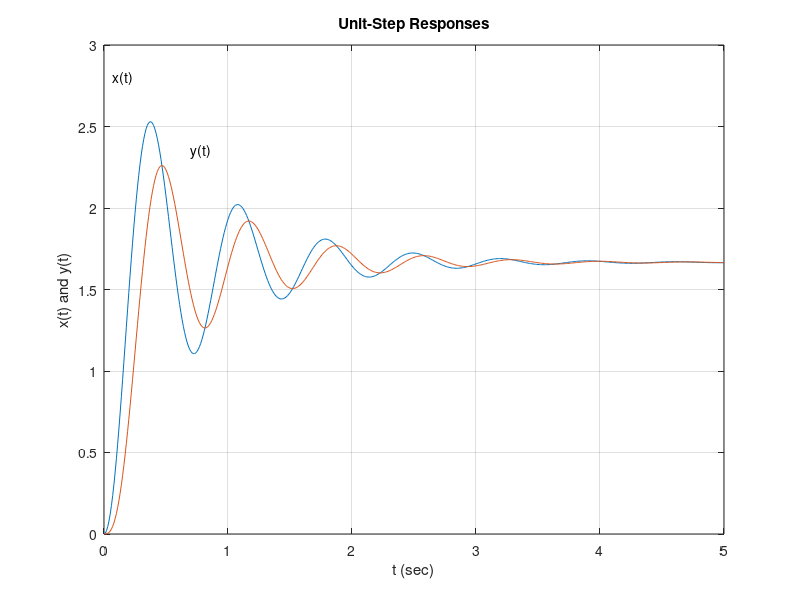

The MATLAB script that drew this image:
t = 0:0.01:5;
num1 = [100, 1000];
num2 = [1000];
den = [1, 10, 100, 600];
sys1 = tf(num1, den);
sys2 = tf(num2, den);
y1 = step(sys1, t);
y2 = step(sys2, t);
plot(t,y1,  t,y2)
grid
title('Unit-Step Responses')
xlabel('t (sec)')
ylabel('x(t) and y(t)')
text(0.07, 2.8, 'x(t)')
text(0.7, 2.35, 'y(t)')